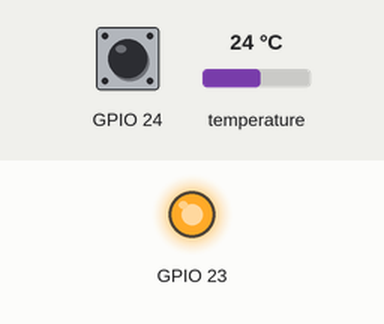
Recording of a program running on a simulated Raspberry Pi (BCM pin numbers). Parts: output pins drawn as LEDs (lit = HIGH). Inputs (shaded band) come from the test bench; at power-on: GPIO 24 HIGH, temperature 24 °C. Databases and web services accept everything at once and return nothing; threads take turns every 2 ms; the clock reads 2024-03-15 10:24:30 at power-on unless the program sets it.

Above: at 0.3 s.
At 3.1 s:
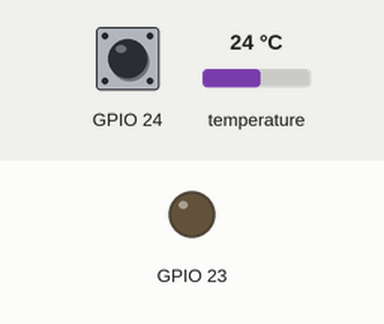
Timing chart, 0 to 7.3 s (numbered marks = the images above):
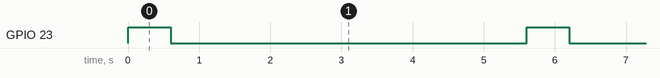

The program:

get_measurements_and_update_database_rpi_os.py
```python
import gpiozero # for GPIO pin control
import time # for database timestamp and LED blinking
import mysql.connector # for database updates
import threading # for running LED and temperature processes in the background
import board # for temperature measurement
import busio # for temperature measurement
import adafruit_mcp9808 # for temperature measurement

rain_sensor_gpio_pin = gpiozero.Button("BOARD18")
sampling_interval_time = 900 # measurements taken every 900 seconds (15 minutes)
volume_per_rainfall_bucket = 0.2794 # millimetres^3 per bucket tip. Refer to hardware datasheet.
rainfall_buckets_counted = 0
rainfall_volume_counted = 0
temperature_list = []
average_temperature = 0


def led_blink():
    led_gpio_pin = gpiozero.LED("BOARD16")
    led_blinking_interval_on = 0.6
    led_blinking_interval_off = 5
    while True:
        led_gpio_pin.on()
        time.sleep(led_blinking_interval_on)
        led_gpio_pin.off()
        time.sleep(led_blinking_interval_off)


def rainfall_bucket_tipped():
    global rainfall_buckets_counted
    global rainfall_volume_counted
    rainfall_buckets_counted += 1
    rainfall_volume_counted = rainfall_buckets_counted * volume_per_rainfall_bucket


def reset_rainfall_buckets_counted():
    global rainfall_buckets_counted
    rainfall_buckets_counted = 0


def reset_rainfall_volume_counted():
    global rainfall_volume_counted
    rainfall_volume_counted = 0


def add_to_database():
    global rainfall_volume_counted
    global average_temperature
    weather_database = mysql.connector.connect(
        host="localhost",
        user="database_administrator",
        password="database_administrator_password",
        database="weather"
    )
    cursor = weather_database.cursor()
    # weather_measurements_table_last_row_identification = cursor.lastrowid

    timestamp_for_database = time.strftime('%Y-%m-%d %H:%M:%S')

    data_weather_element = {
        'AmbientTemperature': average_temperature,
        'RainfallVolume': rainfall_volume_counted,
        'TimestampValue': timestamp_for_database
    }

    add_weather_element = ("INSERT INTO WeatherMeasurements "
              "(AmbientTemperature, RainfallVolume, TimestampValue) "
              "VALUES (%(AmbientTemperature)s, %(RainfallVolume)s, %(TimestampValue)s)")

    # ElementIdentification is not included in data_weather_element or add_weather_element
    # This is because the table, WeatherMeasurements is configured to AutoIncrement this element

    cursor.execute(add_weather_element, data_weather_element)
    weather_database.commit()
    cursor.close()
    weather_database.close()

    print("Rainfall volume: " + str(rainfall_volume_counted) + " mm^3")
    print("Ambient temperature: " + str(average_temperature) + "°C")
    print("\r")


def add_to_temperature_list():
    global temperature_list
    global mcp
    temperature_measurement_interval = 5
    i2c = busio.I2C(board.SCL, board.SDA)
    mcp = adafruit_mcp9808.MCP9808(i2c)

    while True:
        temperature_list.append(mcp.temperature)
        time.sleep(temperature_measurement_interval)


def update_average_of_temperature_list():
    global temperature_list
    global average_temperature
    average_temperature = sum(temperature_list) / len(temperature_list)


def reset_temperature_list():
    global temperature_list
    temperature_list = []


while True:
    threaded_led_blinking = threading.Thread(target=led_blink)
    threaded_led_blinking.start()

    threaded_temperature_measurement = threading.Thread(target=add_to_temperature_list)
    threaded_temperature_measurement.start()

    while True:
        start_time = time.time()
        while time.time() <= start_time + sampling_interval_time:
            rain_sensor_gpio_pin.when_pressed = rainfall_bucket_tipped

        update_average_of_temperature_list()

        add_to_database()

        reset_rainfall_buckets_counted()
        reset_rainfall_volume_counted()
        reset_temperature_list()
```

Measured:
- by itself, GPIO 23: alternates HIGH for 0.60 s and LOW for 5.0 s
